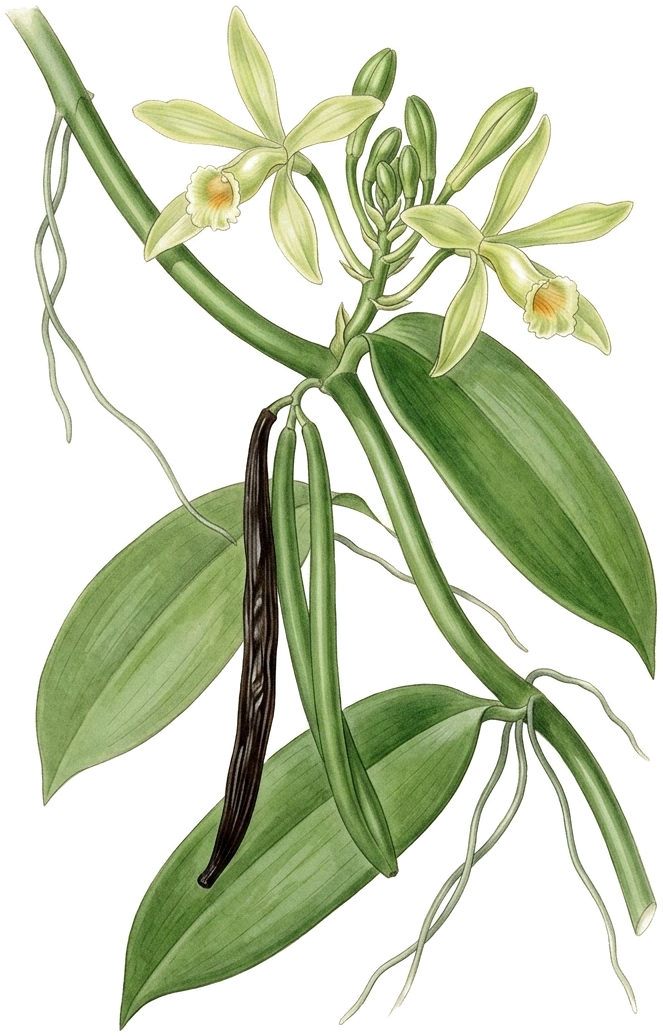
#> input picture vanilla-shop/plates/generated/gen1-watercolour.png, 663 x 1036 px, given in place of v6-vine.png, which was not available
$ python premium.py
#> lines starting #> are read from the running program, lines starting #| are printed output that depends on the picture; pictures that were not available may be replaced by others from this repository, and a replacement may not be noted
# Premium pass: our vanilla painting at full quality on deep, muted grounds (siblings of the candles), grain over all.
import numpy as np
from PIL import Image, ImageEnhance
G='/home/user/PersonalEventPlanner305App/vanilla-shop/plates/generated/'
O='/tmp/claude-0/-home-user-PersonalEventPlanner305App/0712b206-ea71-562e-9a83-45f8f096455f/scratchpad/soap/b2/'
K=12; W,H=150,95                         # art canvas = front (136 x 81) + 7 mm round it
GROUND={'vanilla':'#5E3E22','rosette':'#6E3540','ebony':'#2D2A28','aloe':'#47563F'}
def hx(c): return tuple(int(c[i:i+2],16) for i in (1,3,5))
def put(base,f,w_mm,cx,cy,rot=0,dim=1.0,flip=False,tint=None,amt=0.0):
    im=Image.open(G+f).convert('RGBA')
    if flip: im=im.transpose(Image.FLIP_LEFT_RIGHT)
    s=w_mm*K/im.size[0]; im=im.resize((int(im.size[0]*s),int(im.size[1]*s)),Image.LANCZOS)
    if rot: im=im.rotate(rot,expand=True,resample=Image.BICUBIC)
    if dim!=1.0:
        rgb=ImageEnhance.Brightness(im.convert('RGB')).enhance(dim); rgb.putalpha(im.getchannel('A')); im=rgb
    if tint is not None and amt>0:
        a=np.asarray(im).astype(np.float32); g=np.array(hx(tint),np.float32)
        L=(0.3*a[...,0]+0.59*a[...,1]+0.11*a[...,2])[...,None]/255
        toned=g*(0.55+0.9*L)                                    # the painting re-lit in the ground's own hue
        a[...,:3]=a[...,:3]*(1-amt)+toned*amt; im=Image.fromarray(a.clip(0,255).astype(np.uint8),'RGBA')
    base.alpha_composite(im,(int((cx+7)*K-im.size[0]/2),int((cy+7)*K-im.size[1]/2)))
TINT={'vanilla':('#C08A4A',0.35),'rosette':('#C46A78',0.2),'ebony':('#9A8E84',0.45),'aloe':('#8FAE80',0.3)}
def art(k):
    base=Image.new('RGBA',(W*K,H*K),hx(GROUND[k])+(255,)); t,m=TINT[k]
    if k=='rosette':
        put(base,'v9-candle-velvet-plant.png',230,118,34)
        put(base,'v6-vine.png',200,124,74,rot=10,tint=t,amt=m)
    else:
        pos={'vanilla':(132,52,-12),'ebony':(136,58,-26),'aloe':(130,47,4)}[k]
        put(base,'v6-vine.png',260,pos[0],pos[1],rot=pos[2],tint=t,amt=m)
    a=np.asarray(base.convert('RGB')).astype(np.float32)
    rng=np.random.default_rng(5)
    yy,xx=np.mgrid[0:H*K,0:W*K]/K; v=np.clip(1-0.12*(((xx-W*0.7)/W)**2+((yy-H*0.4)/H)**2)*4,0.85,1)
    a*=v[...,None]; a+=rng.normal(0,7,a.shape[:2])[...,None]
    Image.fromarray(a.clip(0,255).astype(np.uint8)).save(O+f'PR-{k}.png')
for k in GROUND: art(k)
#> in art, `base = Image.new('RGBA', (W * K, H * K), hx(GROUND[k]) + (255,))`:
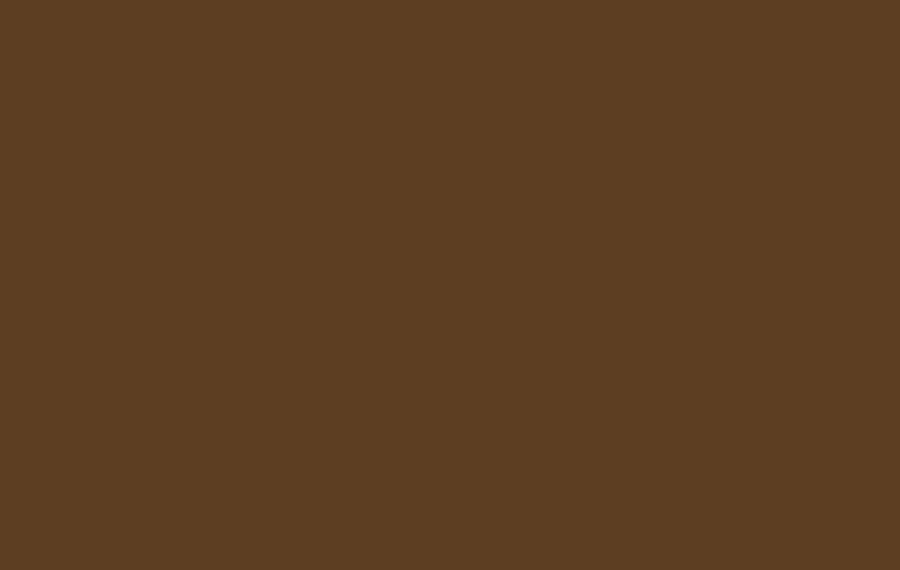
#> base: PIL image 1800x1140 RGBA (shown at 1/2 size); mean R, G, B, A 94, 62, 34, 255
#> in put, im is the input picture: PIL image 663x1036 RGBA; mean R, G, B, A 109.3, 129.8, 71.5, 106.3
#> in put, `if rot: im=im.rotate(rot,expand=True,resample=Image.BICUBIC)`:
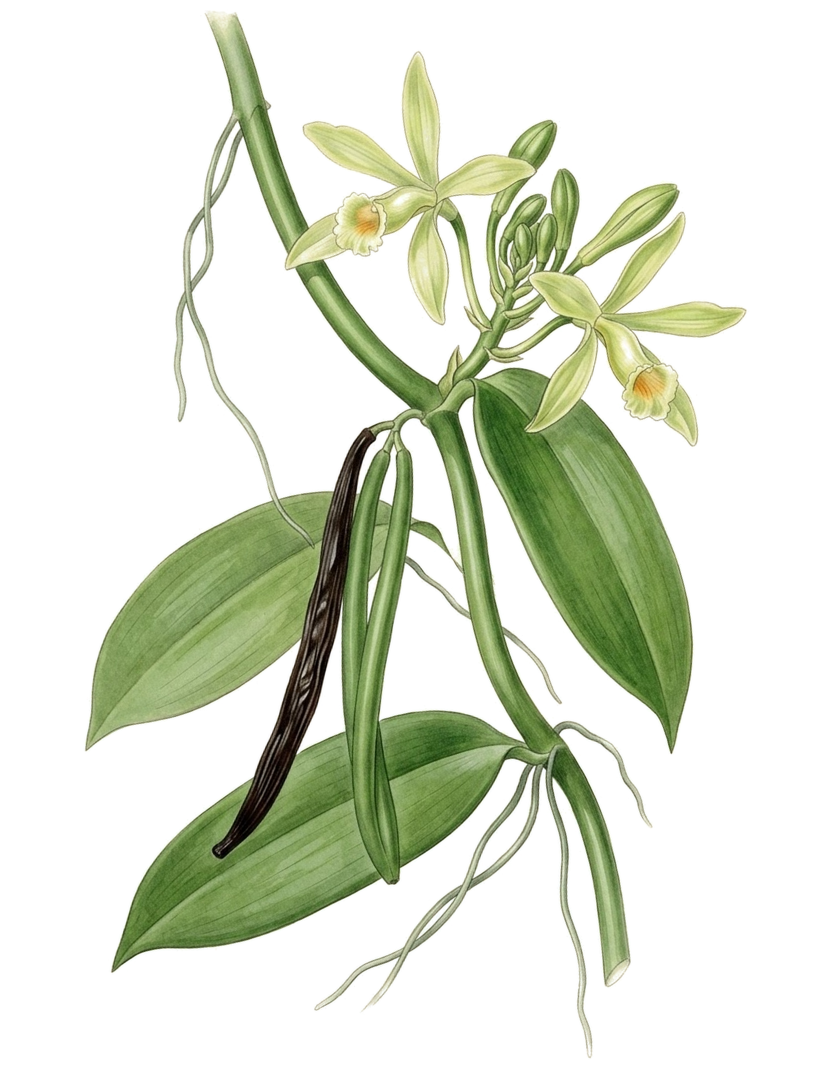
#> im: PIL image 4066x5419 RGBA (shown at 1/5 size); mean R, G, B, A 45.7, 52.2, 33.7, 73.3; transparent parts drawn white
#> in put, `L=(0.3*a[...,0]+0.59*a[...,1]+0.11*a[...,2])[...,None]/255`:
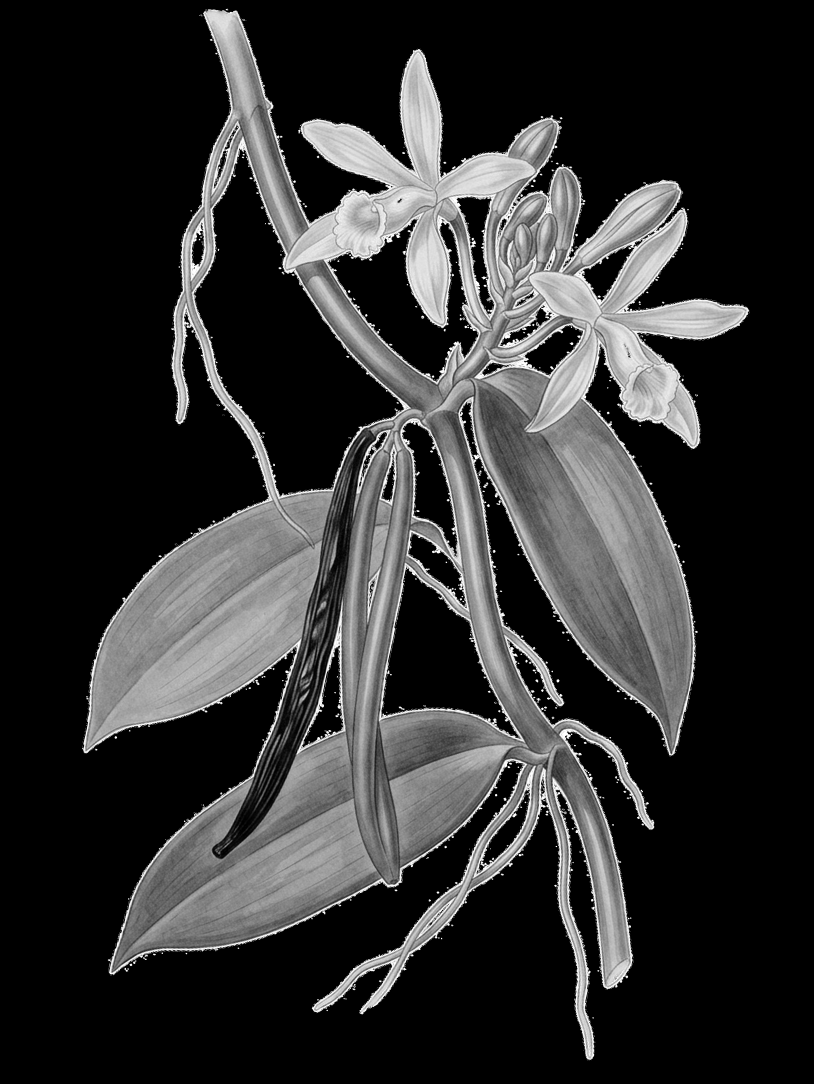
#> L: shape (5419, 4066, 1) float32 (shown at 1/5 size); min 0, max 1, mean 0.189
#> in put, `toned=g*(0.55+0.9*L)                                    # the painting..`:
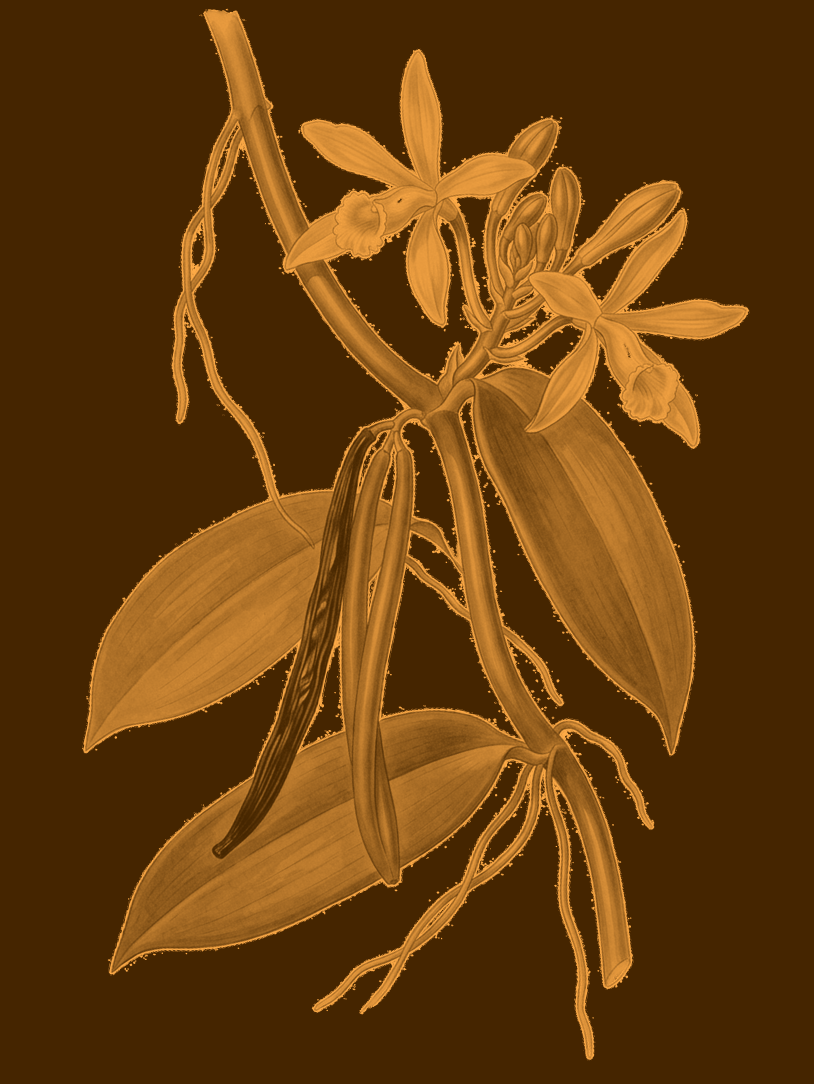
#> toned: shape (5419, 4066, 3) float32 (shown at 1/5 size); mean R, G, B 122.1, 98.4, 50.3; drawn with min black and max white
#> in put, `base.alpha_composite(im,(int((cx+7)*K-im.size[0]/2),int((cy+7)*K-im.si..`:
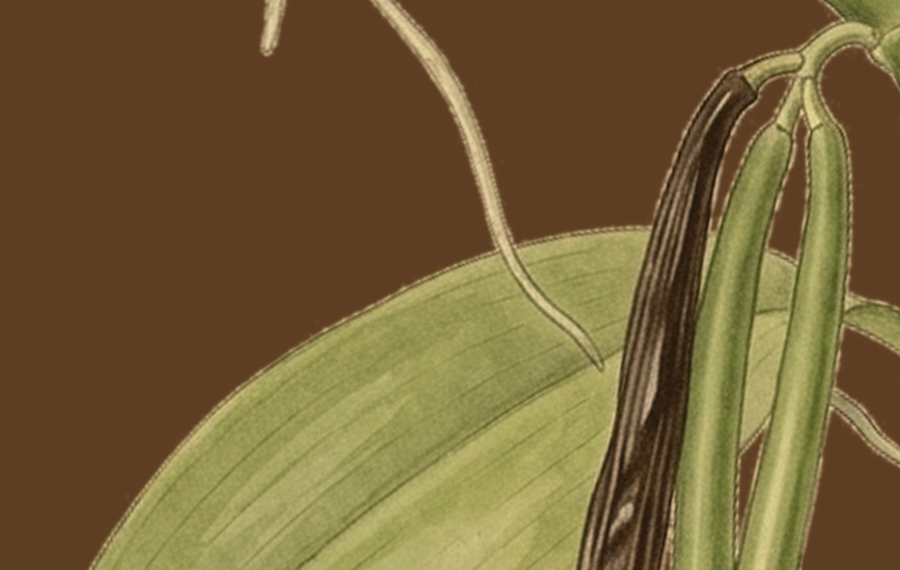
#> base: PIL image 1800x1140 RGBA (shown at 1/2 size); mean R, G, B, A 117.6, 96.8, 55.8, 255
#> in art, `a *= v[..., None]`:
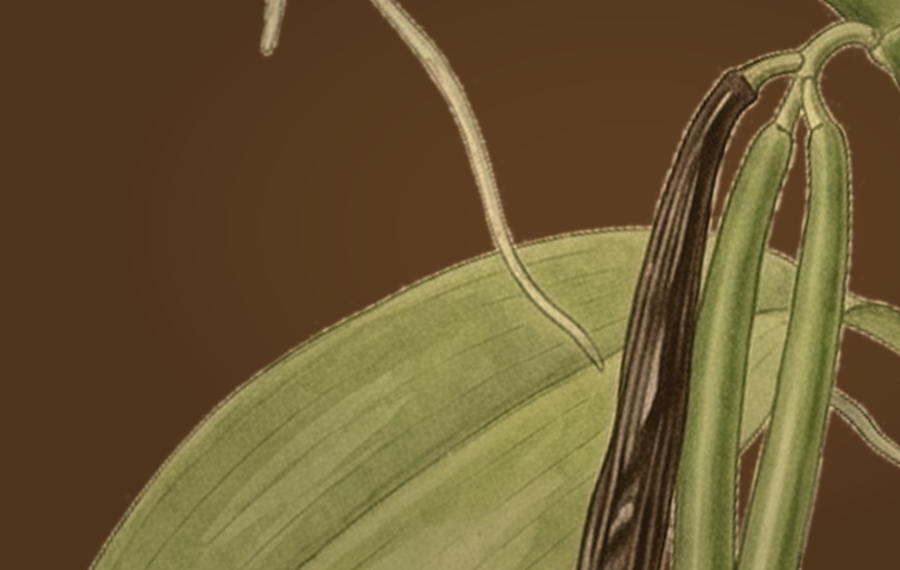
#> a: shape (1140, 1800, 3) float32 (shown at 1/2 size); mean R, G, B 107.3, 88.3, 51.2
#> pass 2 of the loop `for k in GROUND: art(k)`:
#> in art (call 2), `base = Image.new('RGBA', (W * K, H * K), hx(GROUND[k]) + (255,))`:
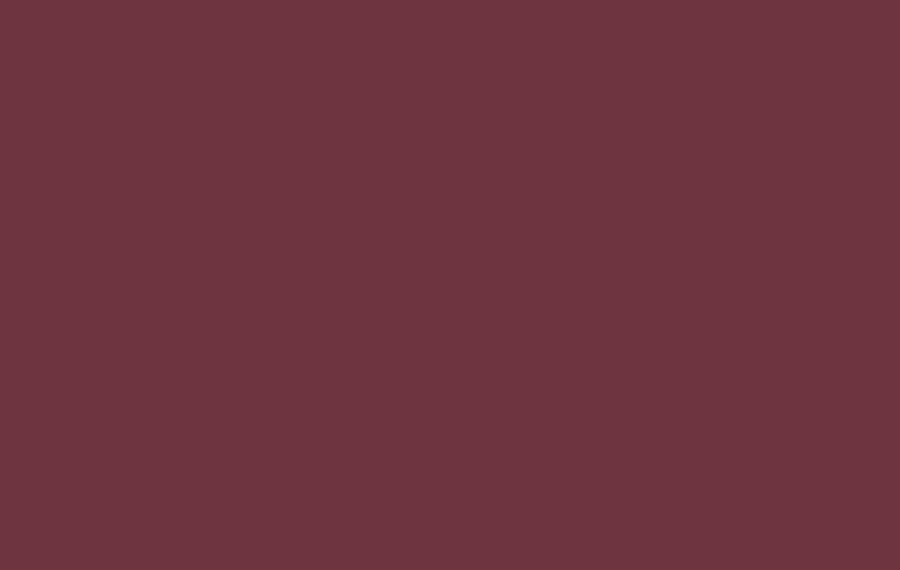
#> base: PIL image 1800x1140 RGBA (shown at 1/2 size); mean R, G, B, A 110, 53, 64, 255
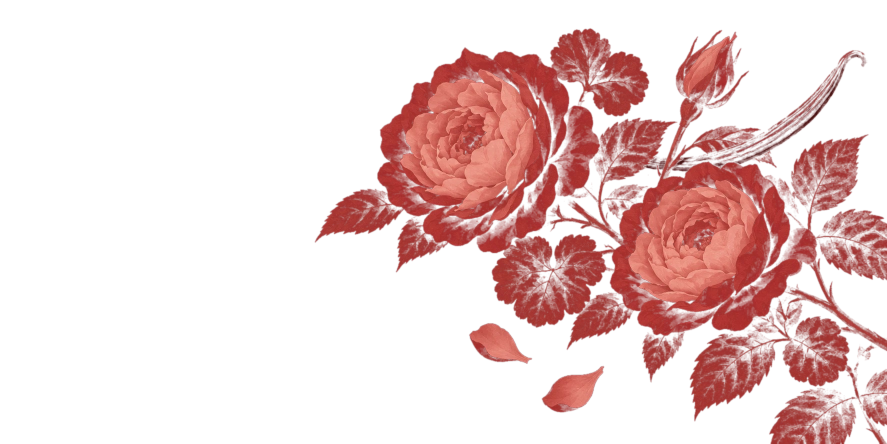
#> input picture vanilla-shop/plates/generated/v9-candle-velvet-plant.png, 1774 x 887 px, found by its file name (shown at 1/2 size)
#> in put, im is the input picture: PIL image 1774x887 RGBA; mean R, G, B, A 134.1, 34.8, 35.2, 59.8
#> L: shape (4110, 3016, 1) float32
#> in put (call 3), `toned=g*(0.55+0.9*L)                                    # the painting..`:
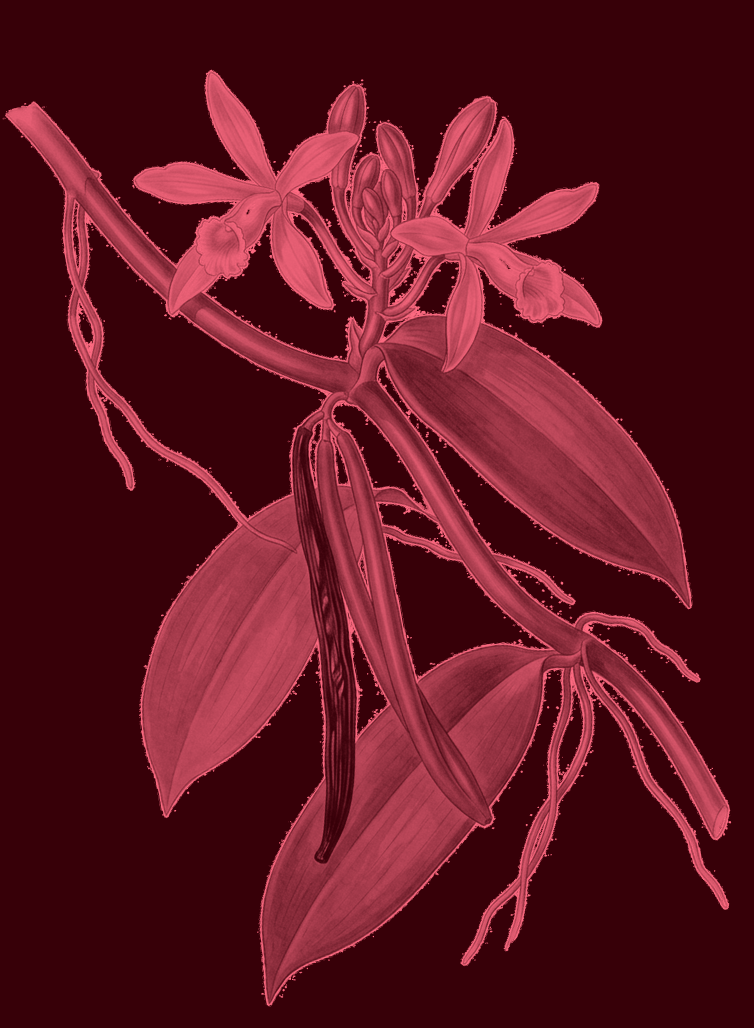
#> toned: shape (4110, 3016, 3) float32 (shown at 1/4 size); mean R, G, B 152.2, 81.2, 87.1; drawn with min black and max white
#> (the run stopped early here; a loop or call above may not have finished)
